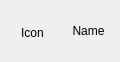
<?xml version="1.0" encoding="UTF-8"?>
<ui version="4.0">
    <class>Form</class>
    <widget class="QWidget" name="Form">
        <property name="geometry">
            <rect>
                <x>0</x>
                <y>0</y>
                <width>120</width>
                <height>62</height>
            </rect>
        </property>
        <property name="sizePolicy">
            <sizepolicy hsizetype="Maximum" vsizetype="Expanding">
                <horstretch>0</horstretch>
                <verstretch>0</verstretch>
            </sizepolicy>
        </property>
        <property name="minimumSize">
            <size>
                <width>120</width>
                <height>62</height>
            </size>
        </property>
        <property name="maximumSize">
            <size>
                <width>120</width>
                <height>16777215</height>
            </size>
        </property>
        <property name="windowTitle">
            <string>Form</string>
        </property>
        <layout class="QHBoxLayout" name="horizontalLayout">
            <property name="spacing">
                <number>2</number>
            </property>
            <property name="leftMargin">
                <number>5</number>
            </property>
            <property name="topMargin">
                <number>5</number>
            </property>
            <property name="rightMargin">
                <number>5</number>
            </property>
            <property name="bottomMargin">
                <number>5</number>
            </property>
            <item>
                <widget class="QLabel" name="LabelIcon">
                    <property name="sizePolicy">
                        <sizepolicy hsizetype="Maximum" vsizetype="Preferred">
                            <horstretch>0</horstretch>
                            <verstretch>0</verstretch>
                        </sizepolicy>
                    </property>
                    <property name="minimumSize">
                        <size>
                            <width>55</width>
                            <height>55</height>
                        </size>
                    </property>
                    <property name="maximumSize">
                        <size>
                            <width>55</width>
                            <height>55</height>
                        </size>
                    </property>
                    <property name="text">
                        <string>Icon</string>
                    </property>
                    <property name="alignment">
                        <set>Qt::AlignCenter</set>
                    </property>
                </widget>
            </item>
            <item>
                <widget class="QLabel" name="LabelName">
                    <property name="sizePolicy">
                        <sizepolicy hsizetype="Minimum" vsizetype="Preferred">
                            <horstretch>0</horstretch>
                            <verstretch>0</verstretch>
                        </sizepolicy>
                    </property>
                    <property name="text">
                        <string>Name</string>
                    </property>
                    <property name="alignment">
                        <set>Qt::AlignCenter</set>
                    </property>
                    <property name="wordWrap">
                        <bool>true</bool>
                    </property>
                </widget>
            </item>
        </layout>
    </widget>
    <resources/>
    <connections/>
</ui>
